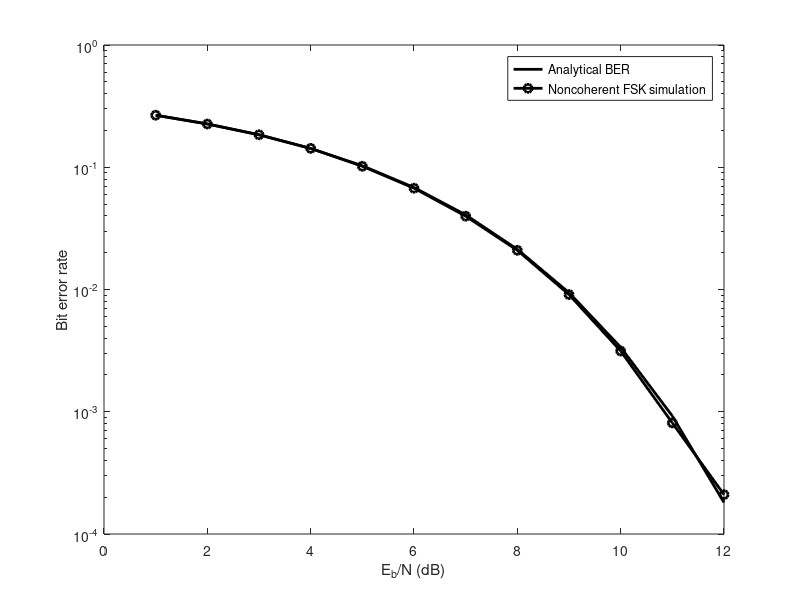

Source code (MATLAB):
% MATLAB PROGRAM <ExBFSK.m>
% This program <ExBFSK.m> provides simulation for noncoherent detection of
% orthogonal signaling including BFSK. Noncoherent MFSK detection
% only needs to compare the magnitude of each frequency bin.
L=100000;
%Number of data symbols in the simulation
s_data=round(rand(L,1));
% Generating random phases on the two frequencies
xbase1=[exp(j*2*pi*rand) 0];
xbase0=[0 exp(j*2*pi*rand)];
% Modulating two orthogonal frequencies
xmodsig=s_data*xbase1+(1-s_data)*xbase0;
% Generating noise sequences for both frequency channels
noisei=randn(L,2);
noiseq=randn(L,2);
BER=[];
BER_az=[];
% Generating the channel noise (AWGN)
for i=1:12,
  Eb2N(i)=i;
  %(Eb/N in dB)
  Eb2N_num=10^(Eb2N(i)/10);
  % Eb/N in numeral
  Var_n=1/(2*Eb2N_num);
  %1/SNR is the noise variance
  signois=sqrt(Var_n);
  % standard deviation
  awgnois=signois*(noisei+j*noiseq);
  % AWGN complex channels
  % Add noise to signals at the channel output
  ychout=xmodsig+awgnois;
  % Non-coherent detection
  ydim1=abs(ychout(:,1));
  ydim2=abs(ychout(:,2));
  dec=(ydim1>ydim2);
  % Compute BER from simulation
  BER=[BER; sum(dec~=s_data)/L];
  % Compare against analytical BER.
  BER_az=[BER_az; 0.5*exp(-Eb2N_num/2)];
end
figber=semilogy(Eb2N,BER_az,'k-',Eb2N,BER,'k-o');
set(figber,'Linewidth',2);
legend('Analytical BER', 'Noncoherent FSK simulation');
fx=xlabel('E_b/N (dB)');
fy=ylabel('Bit error rate');
set(fx,'FontSize',11); set(fy,'Fontsize',11);
